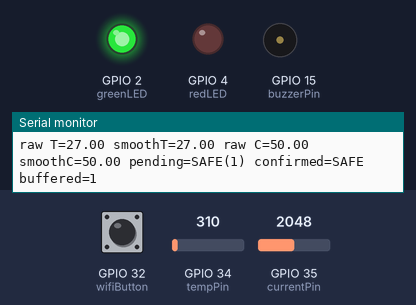
Recording of a sketch running on a simulated ESP32. Shown: output pins drawn as LEDs (lit = HIGH), buzzer (waves = sounding, pin HIGH), the last lines printed to the serial monitor. Dashed ring = blinking. Inputs (shaded band) come from the test bench; at power-on: GPIO 35 (currentPin) = 2048, GPIO 34 (tempPin) = 310, GPIO 32 (wifiButton) HIGH.

Above: at 2.3 s.
2.4 s: GPIO 35 (currentPin) set to 2393
3.9 s: GPIO 35 (currentPin) set to 2507
10.3 s: GPIO 34 (tempPin) set to 356
At 16.25 s:
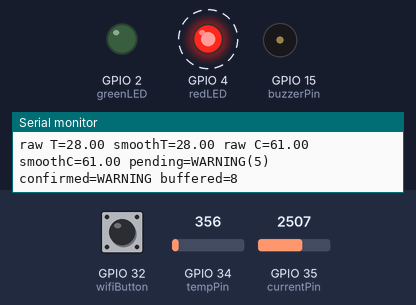
23.7 s: GPIO 34 (tempPin) set to 372
At 24.4 s:
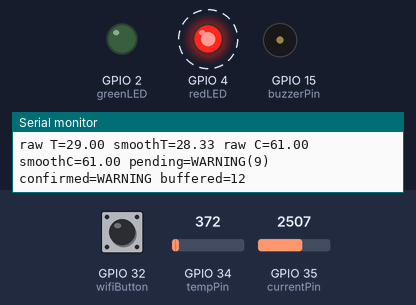
Timing chart, 0 to 33.5 s (numbered marks = the images above; inputs shaded):
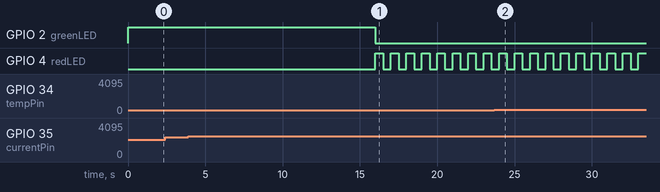

The sketch:

transformer_monitor.ino
```cpp
// ---------------- Pin Definitions (yours, plus new ones) ----------------
const int tempPin = 34;
const int currentPin = 35;
const int greenLED = 2;
const int redLED = 4;
const int buzzerPin = 15;
const int wifiButton = 32;

// ---- Blink timing (2-LED setup: red does double duty for WARNING/CRITICAL/FAULT) ----
const unsigned long WARNING_BLINK_MS = 500;  // slow blink = warning
const unsigned long FAULT_BLINK_MS   = 150;  // fast blink = sensor fault
const unsigned long BUZZER_BEEP_MS   = 300;  // beep on/off period during CRITICAL

// ---------------- Requirement constants (Task 1 numbers — match your table) ------------
const unsigned long SAMPLE_INTERVAL_MS = 2000;   // how often we take a reading

// V2: plausibility limits — a reading outside this is physically impossible
const float TEMP_PLAUSIBLE_MIN = -20.0;
const float TEMP_PLAUSIBLE_MAX = 250.0;
const float CURRENT_PLAUSIBLE_MIN = 0.0;
const float CURRENT_PLAUSIBLE_MAX = 500.0;

// V3: status thresholds (matches your worked examples: 65->SAFE, 78->WARNING, 90->CRITICAL)
const float TEMP_WARNING = 75.0;
const float TEMP_CRITICAL = 88.0;
const float CURRENT_WARNING = 60.0;
const float CURRENT_CRITICAL = 80.0;

// V5: don't act until the SAME status has shown up this many readings in a row
const int CONSECUTIVE_READINGS_TO_ACT = 5;

// V6: moving average window
const int MOVING_AVG_WINDOW = 3;

// V7: identical raw readings this many times in a row = sensor stuck
const int STUCK_READING_COUNT = 6;

// V8: store-and-forward buffer depth
const int BUFFER_SIZE = 30;

// ---------------- Status enum ----------------
enum Status { SAFE, WARNING, CRITICAL, SENSOR_ERROR };
Status confirmedStatus = SAFE;   // the status actually acted on (after debounce)

// ---------------- V6: moving average history ----------------
float tempHistory[MOVING_AVG_WINDOW];
float currHistory[MOVING_AVG_WINDOW];
int histIndex = 0;
int histFilled = 0; // counts up to MOVING_AVG_WINDOW so we don't average zeros at boot

// ---------------- V5: consecutive-reading tracking ----------------
Status pendingStatus = SAFE;
int pendingCount = 0;

// ---------------- V7: stuck-sensor tracking ----------------
float lastRawTemp = NAN;
int stuckCount = 0;

// ---------------- V8: store-and-forward ring buffer ----------------
struct Reading {
  unsigned long timestamp;
  float temperature;
  float current;
  Status status;
};
Reading buffer[BUFFER_SIZE];
int bufHead = 0, bufTail = 0, bufCount = 0;

unsigned long lastSampleTime = 0;

// =========================================================================
void setup() {
  Serial.begin(115200);
  pinMode(greenLED, OUTPUT);
  pinMode(redLED, OUTPUT);
  pinMode(buzzerPin, OUTPUT);
  pinMode(wifiButton, INPUT_PULLUP);

  for (int i = 0; i < MOVING_AVG_WINDOW; i++) {
    tempHistory[i] = 0;
    currHistory[i] = 0;
  }

  Serial.println("Transformer monitor starting...");
}

// =========================================================================
void loop() {
  unsigned long now = millis();

  // Non-blocking scheduling — replaces your delay(1000). The rest of the
  // loop (buffer draining, serial status) still runs every pass.
  if (now - lastSampleTime >= SAMPLE_INTERVAL_MS) {
    lastSampleTime = now;
    runOneCycle(now);
  }

  drainBufferIfWifiAvailable();
  updateOutputs(now);   // LEDs/buzzer refreshed every pass, independent of sampling
}

// =========================================================================
void runOneCycle(unsigned long now) {

  // ---- Read raw values (your original code) ----
  int tempRaw = analogRead(tempPin);
  int currentRaw = analogRead(currentPin);
  float temperature = map(tempRaw, 0, 4095, 20, 120);
  float current = map(currentRaw, 0, 4095, 0, 100);

  // ============ VERSION 2: Plausibility check ============
  bool tempPlausible = (temperature >= TEMP_PLAUSIBLE_MIN && temperature <= TEMP_PLAUSIBLE_MAX);
  bool currPlausible = (current >= CURRENT_PLAUSIBLE_MIN && current <= CURRENT_PLAUSIBLE_MAX);
  // NOTE: because map() above always outputs within [20,120] and [0,100], this check
  // can never actually fire with your current ranges — that's expected, it's a safety
  // net for real hardware glitches. To DEMONSTRATE it for your video/screenshots,
  // temporarily change the two map() lines above to a wider range (e.g. map(tempRaw,
  // 0, 4095, -30, 300)) so an extreme pot position produces an "impossible" value.

  // ============ VERSION 7: Sensor failure (stuck sensor) ============
  if (!isnan(lastRawTemp) && fabs(temperature - lastRawTemp) < 0.01) {
    stuckCount++;
  } else {
    stuckCount = 0;
  }
  lastRawTemp = temperature;
  bool stuck = (stuckCount >= STUCK_READING_COUNT);

  if (!tempPlausible || !currPlausible || stuck) {
    handleSensorError(tempPlausible, currPlausible, stuck);
    return; // don't push a bad reading into filtering/decision/storage
  }

  // ============ VERSION 6: Moving average filter ============
  tempHistory[histIndex] = temperature;
  currHistory[histIndex] = current;
  histIndex = (histIndex + 1) % MOVING_AVG_WINDOW;
  if (histFilled < MOVING_AVG_WINDOW) histFilled++;

  float smoothedTemp = averageOf(tempHistory, histFilled);
  float smoothedCurrent = averageOf(currHistory, histFilled);

  // ============ VERSION 3: Safe / Warning / Critical decision ============
  Status rawStatus = decideStatus(smoothedTemp, smoothedCurrent);

  // ============ VERSION 5: Consecutive readings before acting ============
  if (rawStatus == pendingStatus) {
    pendingCount++;
  } else {
    pendingStatus = rawStatus;
    pendingCount = 1;
  }

  if (pendingCount >= CONSECUTIVE_READINGS_TO_ACT) {
    confirmedStatus = pendingStatus; // this is the status we actually act on
  }

  // ============ VERSION 4: LEDs + buzzer ============
  // (actual pin writes now happen in updateOutputs(), called every loop pass —
  //  this keeps blinking smooth instead of jumping only once per sample)

  // ============ VERSION 8: store the reading (timestamped at capture time) ============
  pushReading(now, smoothedTemp, smoothedCurrent, confirmedStatus);

  // ---- Status line so you always have something on the Serial Monitor ----
  Serial.print("raw T=");
  Serial.print(temperature);
  Serial.print(" smoothT=");
  Serial.print(smoothedTemp);
  Serial.print(" raw C=");
  Serial.print(current);
  Serial.print(" smoothC=");
  Serial.print(smoothedCurrent);
  Serial.print(" pending=");
  Serial.print(statusName(pendingStatus));
  Serial.print("(");
  Serial.print(pendingCount);
  Serial.print(") confirmed=");
  Serial.print(statusName(confirmedStatus));
  Serial.print(" buffered=");
  Serial.println(bufCount);
}

// =========================================================================
// ---------------- VERSION 3 helper ----------------
Status decideStatus(float temperature, float current) {
  Status tempStatus, currStatus;

  if (temperature >= TEMP_CRITICAL) tempStatus = CRITICAL;
  else if (temperature >= TEMP_WARNING) tempStatus = WARNING;
  else tempStatus = SAFE;

  if (current >= CURRENT_CRITICAL) currStatus = CRITICAL;
  else if (current >= CURRENT_WARNING) currStatus = WARNING;
  else currStatus = SAFE;

  // overall status = the worse of the two
  if (tempStatus == CRITICAL || currStatus == CRITICAL) return CRITICAL;
  if (tempStatus == WARNING || currStatus == WARNING) return WARNING;
  return SAFE;
}

// ---------------- VERSION 4: LED + buzzer driver (2-LED setup) ----------------
// Called every loop() pass with the current millis(), NOT gated behind the
// sample interval, so blinking looks smooth instead of stepping once per sample.
//
//   SAFE          -> green solid ON,  red OFF,            buzzer OFF
//   WARNING       -> green OFF,       red blinks SLOW,    buzzer OFF
//   CRITICAL      -> green OFF,       red solid ON,       buzzer beeps
//   SENSOR_ERROR  -> green OFF,       red blinks FAST,     buzzer OFF
void updateOutputs(unsigned long now) {
  switch (confirmedStatus) {

    case SAFE:
      digitalWrite(greenLED, HIGH);
      digitalWrite(redLED, LOW);
      digitalWrite(buzzerPin, LOW);
      break;

    case WARNING:
      digitalWrite(greenLED, LOW);
      digitalWrite(redLED, blinkState(now, WARNING_BLINK_MS));
      digitalWrite(buzzerPin, LOW);
      break;

    case CRITICAL:
      digitalWrite(greenLED, LOW);
      digitalWrite(redLED, HIGH);
      digitalWrite(buzzerPin, blinkState(now, BUZZER_BEEP_MS));
      break;

    case SENSOR_ERROR:
      digitalWrite(greenLED, LOW);
      digitalWrite(redLED, blinkState(now, FAULT_BLINK_MS));
      digitalWrite(buzzerPin, LOW); // fault is not the same as a real alarm — buzzer stays silent
      break;
  }
}

// Returns HIGH/LOW, toggling every `periodMs`, without ever using delay().
int blinkState(unsigned long now, unsigned long periodMs) {
  return ((now / periodMs) % 2 == 0) ? HIGH : LOW;
}

void handleSensorError(bool tempOk, bool currOk, bool stuck) {
  confirmedStatus = SENSOR_ERROR; // updateOutputs() picks this up on the next loop pass
  Serial.print("SENSOR ERROR ->");
  if (!tempOk) Serial.print(" temp implausible;");
  if (!currOk) Serial.print(" current implausible;");
  if (stuck) Serial.print(" stuck value;");
  Serial.println();
}

// ---------------- VERSION 6 helper ----------------
float averageOf(float arr[], int count) {
  float sum = 0;
  for (int i = 0; i < count; i++) sum += arr[i];
  return sum / count;
}

const char* statusName(Status s) {
  switch (s) {
    case SAFE: return "SAFE";
    case WARNING: return "WARNING";
    case CRITICAL: return "CRITICAL";
    default: return "SENSOR_ERROR";
  }
}

// ---------------- VERSION 8: store-and-forward ----------------
void pushReading(unsigned long ts, float t, float c, Status s) {
  if (bufCount >= BUFFER_SIZE) {
    bufTail = (bufTail + 1) % BUFFER_SIZE; // drop oldest to make room
    bufCount--;
  }
  buffer[bufHead] = { ts, t, c, s };
  bufHead = (bufHead + 1) % BUFFER_SIZE;
  bufCount++;
}

bool wifiAvailable() {
  return digitalRead(wifiButton) == LOW; // pressed = available
}

void drainBufferIfWifiAvailable() {
  static unsigned long lastSend = 0;
  unsigned long now = millis();
  if (now - lastSend < 500) return; // don't hammer the "network" every loop pass
  lastSend = now;

  if (!wifiAvailable() || bufCount == 0) return;

  Reading r = buffer[bufTail];
  bufTail = (bufTail + 1) % BUFFER_SIZE;
  bufCount--;

  Serial.print("SENT -> ts=");
  Serial.print(r.timestamp);
  Serial.print(" temp=");
  Serial.print(r.temperature);
  Serial.print(" current=");
  Serial.print(r.current);
  Serial.print(" status=");
  Serial.println(statusName(r.status));
}
```

Measured:
- the behaviour switches between 327 and 328 on GPIO 34 (tempPin) (found by bisection; images 0 and 1)
- after the input at 2.4 s, every drawn part: stays the same
- after the input at 10.3 s, GPIO 2 (greenLED): HIGH → LOW after 5.7 s instead of 3.7 s; GPIO 4 (redLED): alternates HIGH for 0.50 s and LOW for 0.50 s, starting after 5.7 s
- after the input at 23.7 s, GPIO 4 (redLED): alternates HIGH for 0.50 s and LOW for 0.50 s, starting after 0.80 s
